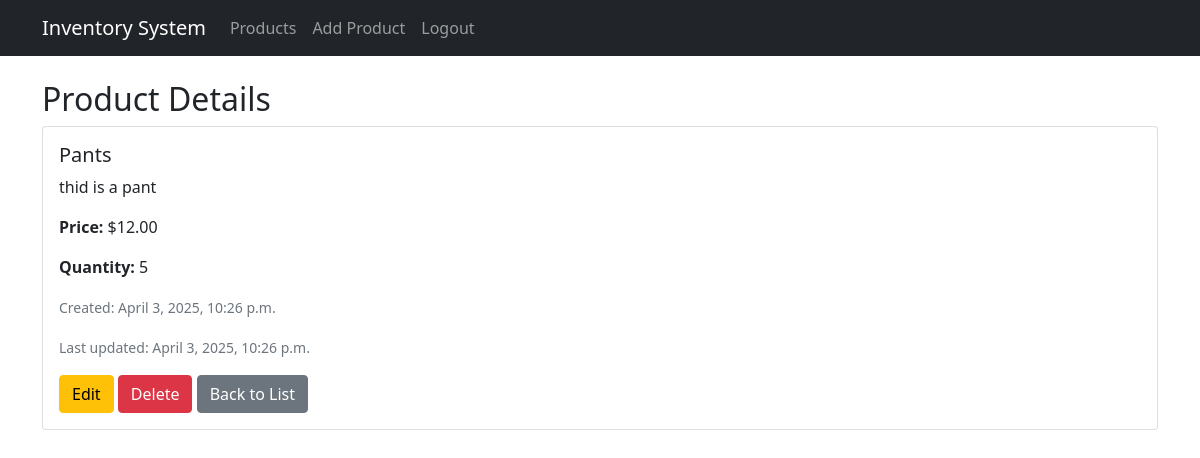
Page /2/ (signed in) on the committed database.
### inventory/models.py (models this page shows, shortened)
class Product(models.Model):
    name = models.CharField(max_length=100)
    description = models.TextField(blank=True)
    price = models.DecimalField(max_digits=10, decimal_places=2)
    quantity = models.IntegerField()
    created_by = models.ForeignKey(User, on_delete=models.CASCADE)
    created_at = models.DateTimeField(auto_now_add=True)
    updated_at = models.DateTimeField(auto_now=True)

### inventory/views.py (the view)
# urls.py: path('<int:pk>/', views.product_detail, name='product_detail'),
@login_required
def product_detail(request, pk):
    product = get_object_or_404(Product, pk=pk, created_by=request.user)
    return render(request, 'inventory/detail.html', {'product': product})

### inventory/templates/inventory/detail.html
{% extends 'base.html' %}
{% block content %}
<h2>Product Details</h2>
<div class="card">
    <div class="card-body">
        <h5 class="card-title">{{ product.name }}</h5>
        <p class="card-text">{{ product.description }}</p>
        <p class="card-text"><strong>Price:</strong> ${{ product.price }}</p>
        <p class="card-text"><strong>Quantity:</strong> {{ product.quantity }}</p>
        <p class="card-text"><small class="text-muted">Created: {{ product.created_at }}</small></p>
        <p class="card-text"><small class="text-muted">Last updated: {{ product.updated_at }}</small></p>
        <div class="mt-3">
            <a href="{% url 'product_update' product.pk %}" class="btn btn-warning">Edit</a>
            <a href="{% url 'product_delete' product.pk %}" class="btn btn-danger">Delete</a>
            <a href="{% url 'product_list' %}" class="btn btn-secondary">Back to List</a>
        </div>
    </div>
</div>
{% endblock %}

### rows in the picture
Product: name "Pants", description "thid is a pant", price "12.00", quantity "5", created_at "April 3, 2025, 10:26 p.m.", updated_at "April 3, 2025, 10:26 p.m."
